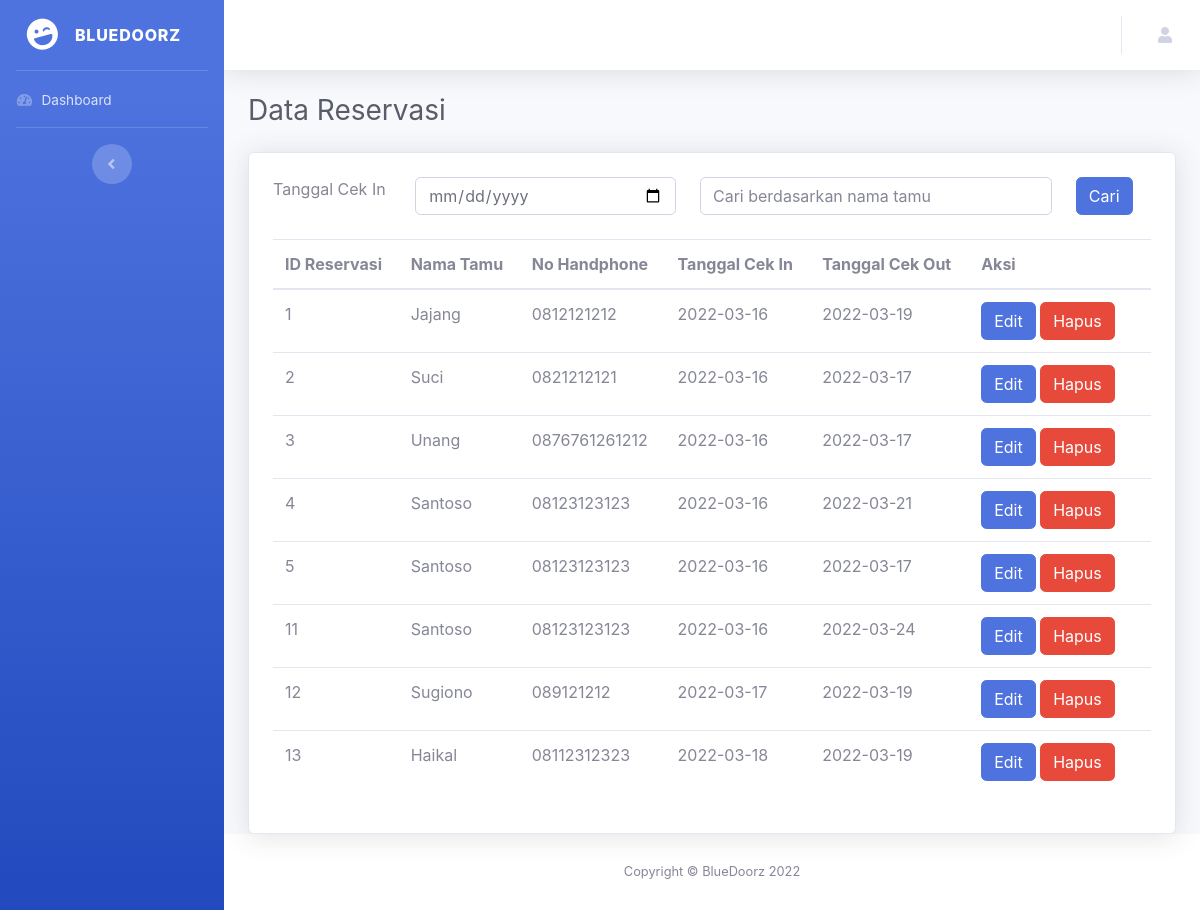
/data_reservasi.php, run on the app's committed database.
### tables this page shows
CREATE TABLE `reservasi` (
  `id_reservasi` int(11) NOT NULL,
  `id_kamar` int(11) DEFAULT NULL,
  `nama_tamu` varchar(100) DEFAULT NULL,
  `email` varchar(100) DEFAULT NULL,
  `no_handphone` varchar(13) DEFAULT NULL,
  `tanggal_cek_in` date DEFAULT NULL,
  `tanggal_cek_out` date DEFAULT NULL,
  `status` enum('Cek In','Cek Out') DEFAULT NULL,
  `jumlah_kamar` int(11) DEFAULT NULL
);

### data_reservasi.php (the view, shortened to what this page needs)
<!DOCTYPE html>
<html lang="en">
<head>
    <link href="assets/font-awesome/css/all.css" rel="stylesheet" type="text/css">
    <link href="assets/css/bootstrap.min.css" rel="stylesheet">
</head>
<body id="page-top">
    <div id="wrapper">
        <ul class="navbar-nav bg-gradient-primary sidebar sidebar-dark accordion" id="accordionSidebar">
            <a class="sidebar-brand d-flex align-items-center justify-content-center" href="#">
                <div class="sidebar-brand-icon rotate-n-15">
                    <i class="fas fa-laugh-wink"></i>
                </div>
                <div class="sidebar-brand-text mx-3">BlueDoorz</div>
            </a>
            <hr class="sidebar-divider my-0">
            <li class="nav-item">
                <a class="nav-link" href="dashboard.php">
                    <i class="fas fa-fw fa-tachometer-alt"></i>
                    <span>Dashboard</span></a>
            </li>
            <hr class="sidebar-divider">
            <div class="text-center d-none d-md-inline">
                <button class="rounded-circle border-0" id="sidebarToggle"></button>
            </div>
        </ul>
        <div id="content-wrapper" class="d-flex flex-column">
            <div id="content">
                <nav class="navbar navbar-expand navbar-light bg-white topbar mb-4 static-top shadow">
                    <ul class="navbar-nav ml-auto">
                        <li class="nav-item dropdown no-arrow">
                            <a class="nav-link dropdown-toggle" href="#" id="userDropdown" role="button"
                                data-toggle="dropdown" aria-haspopup="true" aria-expanded="false">
                                <i class="fas fa-user"></i>
                            </a>
                        </li>
                    </ul>
                </nav>
                <div class="container-fluid">
                    <h1 class="h3 mb-4 text-gray-800">Data Reservasi</h1>
                    <div class="card shadow p-4">
                        <div class="mb-2">
                            <form action="" method="GET">
                                <div class="form-group row">
                                    <div class="col-sm-6 row">
                                        <div class="col-sm-4 align-middle">
                                            <label style="margin-bottom: 0 !important;">Tanggal Cek In</label>
                                        </div>
                                        <div class="col-sm-8">
                                            <input type="date" class="form-control" name="tanggal_cek_in">
                                        </div>
                                    </div>
                                    <div class="col-sm-5">
                                        <input type="text" class="form-control" name="nama_tamu" placeholder="Cari berdasarkan nama tamu">
                                    </div>
                                    <div class="col-sm-1">
                                        <button class="btn btn-primary" type="submit">Cari</button>
                                    </div>
                                </div>
                            </form>
                            <?php
                            if ( isset($_GET['tanggal_cek_in']) && !empty($_GET['tanggal_cek_in']) || isset($_GET['nama_tamu']) && !empty($_GET['nama_tamu'])):
                                $tanggal_cek_in = $_GET['tanggal_cek_in'];
                                $nama_tamu      = $_GET['nama_tamu'];
                                $where = "WHERE tanggal_cek_in = '$tanggal_cek_in' OR nama_tamu = '$nama_tamu'";
                            ?>
                            <div>
                                <p>Hasil pencarian kata kunci: <b><?php echo $tanggal_cek_in; ?> <?php echo $nama_tamu; ?></b></p>
                            </div>
                            <?php else:
                                $where = '';
                            endif;
                            ?>
                        </div>
                        <table class="table table-hover">
                            <thead>
                                <tr>
                                    <th>ID Reservasi</th>
                                    <th>Nama Tamu</th>
                                    <th>No Handphone</th>
                                    <th>Tanggal Cek In</th>
                                    <th>Tanggal Cek Out</th>
                                    <th style="min-width: 175px;">Aksi</th>
                                </tr>
                            </thead>
                            <tbody>
                                <?php
                                include "koneksi.php";
                                $query = mysqli_query($koneksi, "SELECT * FROM reservasi $where");
                                while( $hasil = mysqli_fetch_array($query, MYSQLI_ASSOC) ):
                                ?>
                                <tr>
                                    <td><?php echo $hasil['id_reservasi']; ?></td>
                                    <td><?php echo $hasil['nama_tamu']; ?></td>
                                    <td><?php echo $hasil['no_handphone']; ?></td>
                                    <td><?php echo $hasil['tanggal_cek_in']; ?></td>
                                    <td><?php echo $hasil['tanggal_cek_out']; ?></td>
                                    <td>
                                        <a href="edit_reservasi.php?id=<?php echo $hasil['id_reservasi']; ?>" class="btn btn-primary">Edit</a>
                                        <a onclick="return confirm('Apakah anda yakin akan menghapus data ini?');" href="proses_hapus_reservasi.php?id=<?php echo $hasil['id_reservasi']; ?>" class="btn btn-danger">Hapus</a>
                                    </td>
                                </tr>
                                <?php endwhile; ?>
                            </tbody>
                        </table>
                    </div>
                </div>
            </div>
            <footer class="sticky-footer bg-white">
                <div class="container my-auto">
                    <div class="copyright text-center my-auto">
                        <span>Copyright &copy; BlueDoorz 2022</span>
                    </div>
                </div>
            </footer>
        </div>
    </div>
</body>
</html>

### data on the page
reservasi: id_reservasi "1", nama_tamu "Jajang", no_handphone "0812121212", tanggal_cek_in "2022-03-16", tanggal_cek_out "2022-03-19"
reservasi: id_reservasi "2", nama_tamu "Suci", no_handphone "0821212121", tanggal_cek_in "2022-03-16", tanggal_cek_out "2022-03-17"
reservasi: id_reservasi "3", nama_tamu "Unang", no_handphone "0876761261212", tanggal_cek_in "2022-03-16", tanggal_cek_out "2022-03-17"
reservasi: id_reservasi "4", nama_tamu "Santoso", no_handphone "08123123123", tanggal_cek_in "2022-03-16", tanggal_cek_out "2022-03-21"
reservasi: id_reservasi "5", nama_tamu "Santoso", no_handphone "08123123123", tanggal_cek_in "2022-03-16", tanggal_cek_out "2022-03-17"
reservasi: id_reservasi "11", nama_tamu "Santoso", no_handphone "08123123123", tanggal_cek_in "2022-03-16", tanggal_cek_out "2022-03-24"
reservasi: id_reservasi "12", nama_tamu "Sugiono", no_handphone "089121212", tanggal_cek_in "2022-03-17", tanggal_cek_out "2022-03-19"
reservasi: id_reservasi "13", nama_tamu "Haikal", no_handphone "08112312323", tanggal_cek_in "2022-03-18", tanggal_cek_out "2022-03-19"
